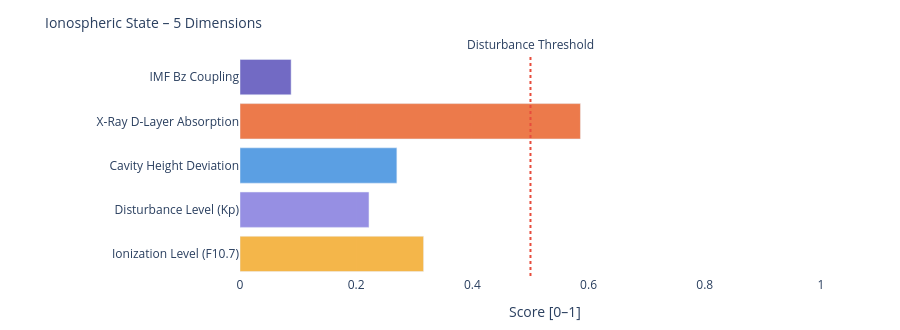

The notebook cell saved with this chart:
### Markdown cell above
---
### 📐 Systemic Insight: Geometric Cavity vs. Real Schumann Resonance

**Relevant for:** Layer 6 = delta analysis &nbsp;|&nbsp; Layer 7 = feature vector / system interpretation

A cavity height change from 80 km to 70 km shifts the **idealized geometric frequencies** only minimally:

| Modus | Aktuell | Referenz | Δ |
|-------|---------|----------|---|
| SR-1 | 10.4762 Hz | 10.4599 Hz | +16 mHz |
| SR-2 | 18.1452 Hz | 18.1171 Hz | +28 mHz |
| SR-3 | 25.6612 Hz | 25.6215 Hz | +40 mHz |
| SR-4 | 33.1285 Hz | 33.0772 Hz | +51 mHz |

The geometric effect is limited because 10 km is very small compared to Earth's radius (~6371 km).

**Consequence:** Real Schumann deviations are likely driven more strongly by **conductivity, damping, day/night structure, lightning distribution and source geometry** than by pure cavity height.

---

**Layer 6 compares:**
```
geometric Δ from Layer 4  vs.  observed Δ from real Schumann measurement data
```

**Layer 7 Feature:**
```
If real Δ >> geometric Δ  →  non-geometric factors dominant
```

### Code cell
# ============================================================
# IONOSPHERIC STATE – Summary gauge
# Five dimensions: ionization, disturbance, cavity height, X-Ray, Bz coupling
# ============================================================

def norm(v, lo, hi):
    if v is None: return None
    return round(max(0.0, min(1.0, (v - lo) / (hi - lo))), 3)

# Ionization level (F10.7 → F2-Layer)
ioniz = norm(f107_val, 60, 250)

# Disturbance level (Kp → E/F-Layer irregularities)
disturb = norm(kp_val, 0, 9)

# Cavity height deviation from reference (80 km)
h_dev = norm(abs(h_eff - 80), 0, 20)

# X-Ray ionization (D-Layer absorption)
xray_ioniz = None
if xray_now is not None:
    xray_ioniz = norm(math.log10(max(xray_now, 1e-9)) + 9, 0, 5)

# Bz coupling (southward Bz → stronger magnetosphere-ionosphere coupling)
bz_coupling = norm(-(bz_now or 0), -5, 30) if bz_now is not None else None

dims = [
    ('Ionization Level (F10.7)',    ioniz,      '#F2A623'),
    ('Disturbance Level (Kp)',      disturb,    '#7F77DD'),
    ('Cavity Height Deviation',     h_dev,      '#378ADD'),
    ('X-Ray D-Layer Absorption',    xray_ioniz, '#E85D24'),
    ('IMF Bz Coupling',             bz_coupling,'#534AB7'),
]

fig = go.Figure()
for name, val, col in dims:
    if val is not None:
        h = int(val * 20)
        bar = '█' * h + '░' * (20 - h)
        label = f'{name}:  {bar}  {val:.3f}'
    else:
        label = f'{name}:  {"─" * 20}  n/a'
    fig.add_trace(go.Bar(
        x=[val if val is not None else 0],
        y=[name],
        orientation='h',
        marker_color=col, opacity=0.82,
        showlegend=False
    ))

fig.add_vline(x=0.5, line_dash='dot', line_color='#e74c3c',
              annotation_text='Disturbance Threshold', annotation_position='top')
fig.update_layout(
    title=dict(text='Ionospheric State – 5 Dimensions', font=dict(size=14)),
    xaxis=dict(title='Score [0–1]', range=[0, 1.05]),
    height=330, plot_bgcolor='rgba(0,0,0,0)', paper_bgcolor='rgba(0,0,0,0)',
    margin=dict(l=240, r=50, t=55, b=40)
)
fig.show()

print(f'\nIonospheric state:')
for name, val, _ in dims:
    print(f'  {name:<35} {val:.3f}' if val is not None else f'  {name:<35} n/a')

### Figure 1 — Plotly figure (JSON) as saved in the notebook; plotly's stock layout.template omitted (floating-point values rounded to 4 significant figures)
{"data": [{"marker": {"color": "#F2A623"}, "opacity": 0.82, "orientation": "h", "showlegend": false, "type": "bar", "x": [0.316], "y": ["Ionization Level (F10.7)"]}, {"marker": {"color": "#7F77DD"}, "opacity": 0.82, "orientation": "h", "showlegend": false, "type": "bar", "x": [0.222], "y": ["Disturbance Level (Kp)"]}, {"marker": {"color": "#378ADD"}, "opacity": 0.82, "orientation": "h", "showlegend": false, "type": "bar", "x": [0.27], "y": ["Cavity Height Deviation"]}, {"marker": {"color": "#E85D24"}, "opacity": 0.82, "orientation": "h", "showlegend": false, "type": "bar", "x": [0.586], "y": ["X-Ray D-Layer Absorption"]}, {"marker": {"color": "#534AB7"}, "opacity": 0.82, "orientation": "h", "showlegend": false, "type": "bar", "x": [0.088], "y": ["IMF Bz Coupling"]}], "layout": {"annotations": [{"showarrow": false, "text": "Disturbance Threshold", "x": 0.5, "xanchor": "center", "xref": "x", "y": 1, "yanchor": "bottom", "yref": "y domain"}], "height": 330, "margin": {"b": 40, "l": 240, "r": 50, "t": 55}, "paper_bgcolor": "rgba(0,0,0,0)", "plot_bgcolor": "rgba(0,0,0,0)", "shapes": [{"line": {"color": "#e74c3c", "dash": "dot"}, "type": "line", "x0": 0.5, "x1": 0.5, "xref": "x", "y0": 0, "y1": 1, "yref": "y domain"}], "title": {"font": {"size": 14}, "text": "Ionospheric State – 5 Dimensions"}, "xaxis": {"range": [0, 1.05], "title": {"text": "Score [0–1]"}}}}
